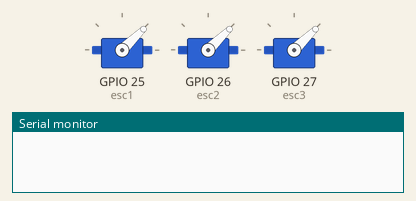
Recording of a sketch running on a simulated ESP32. Parts: 3 × servo, the last lines printed to the serial monitor.

Above: at 0.05 s.
At 6.0 s:
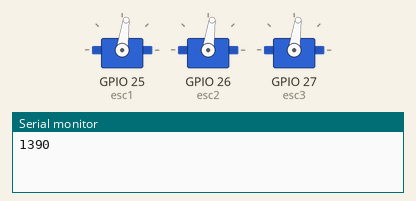
Timing chart, 0 to 7.8 s (numbered marks = the images above):
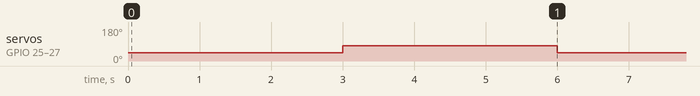

The sketch:

esc_control.ino
```cpp
#include <Servo.h>

Servo esc1; //Creating a servo class with name as esc
Servo esc2; //Creating a servo class with name as esc
Servo esc3; //Creating a servo class with name as esc

void setup()

{
  Serial.begin(9600);

//  esc1.attach(13); //Specify the esc signal pin,Here as D8
//  esc1.attach(26); //Specify the esc signal pin,Here as D8
  esc1.attach(25); //Specify the esc signal pin,Here as D8
  esc2.attach(26); //Specify the esc signal pin,Here as D8
  esc3.attach(27); //Specify the esc signal pin,Here as D8

//    for (int i=0; i<650; i++)
//    {
//      esc1.writeMicroseconds(1000); //initialize the signal to 1000
//      Serial.print(i);
//      Serial.println("  arm");
//    }

}


void loop()

{

  int val; //Creating a variable val

  //val= analogRead(34); //Read input from analog pin a0 and store in val

  val = 0;

  val= map(val, 0, 4095,1000,2000); //mapping val to minimum and maximum(Change if needed)

  esc1.writeMicroseconds(val); //using val as the signal to esc
  esc2.writeMicroseconds(val); //using val as the signal to esc
  esc3.writeMicroseconds(val); //using val as the signal to esc
  delay(3000);

  val = 1600;

  val= map(val, 0, 4095,1000,2000); //mapping val to minimum and maximum(Change if needed)

  esc1.writeMicroseconds(val); //using val as the signal to esc
  esc2.writeMicroseconds(val); //using val as the signal to esc
  esc3.writeMicroseconds(val); //using val as the signal to esc
  delay(3000);

  Serial.println(val);
}
```

Measured:
- by itself, servo on GPIO 25 (esc1), servo on GPIO 26 (esc2), servo on GPIO 27 (esc3): alternates 82° for 3.0 s and 44° for 3.0 s
